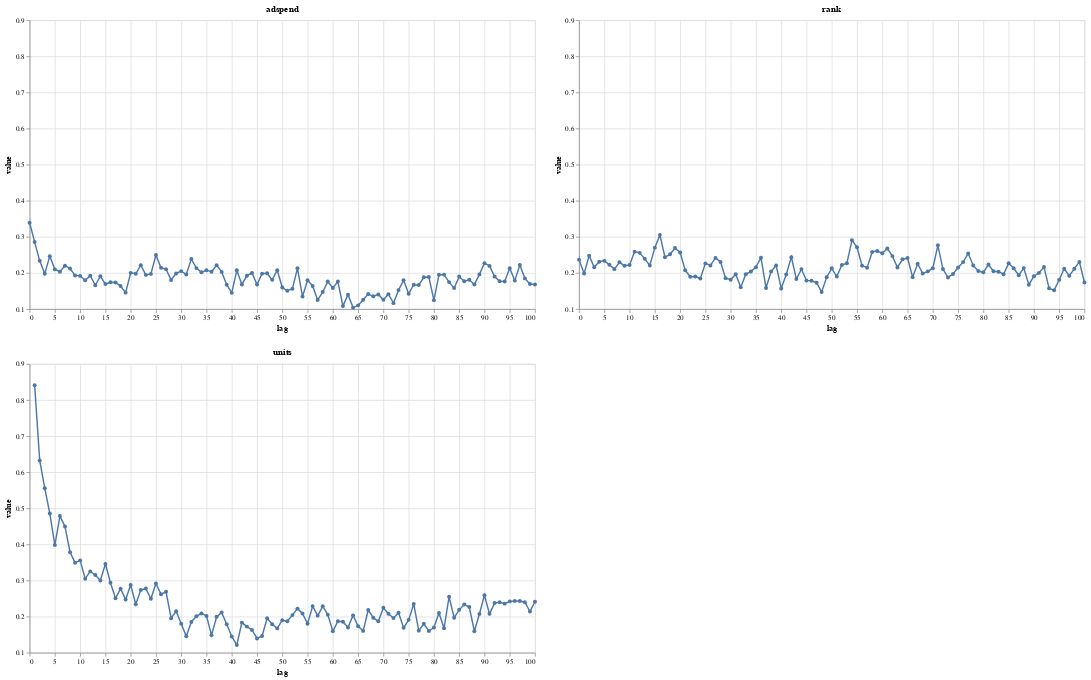

This figure's notebook cell:
### Code cell
chart = alt.Chart(pd.melt(mutual_info_importances, "lag")).mark_line(point=True).encode(
    x=alt.X("lag:Q", scale=alt.Scale(zero=False)),
    y=alt.Y("value:Q", scale=alt.Scale(zero=False))
)

alt.ConcatChart(
    concat=[
      chart.transform_filter(alt.FieldEqualPredicate(field="variable", equal=column)) \
                  .properties(title=column, height=400, width=700)
      for column in columns
    ],
    columns=2
).resolve_axis(
    x="shared",
    y="shared"
).resolve_scale(
    x="shared", 
    y="shared"
)

### Figure 1 — Vega-Lite specification as saved in the notebook (floating-point values rounded to 4 significant figures; data arrays with more than 128 entries replaced by an {"elided": "..."} marker saying what was removed)
{"$schema": "https://vega.github.io/schema/vega-lite/v4.8.1.json", "columns": 2, "concat": [{"encoding": {"x": {"field": "lag", "scale": {"zero": false}, "type": "quantitative"}, "y": {"field": "value", "scale": {"zero": false}, "type": "quantitative"}}, "height": 400, "mark": {"point": true, "type": "line"}, "title": "adspend", "transform": [{"filter": {"equal": "adspend", "field": "variable"}}], "width": 700}, {"encoding": {"x": {"field": "lag", "scale": {"zero": false}, "type": "quantitative"}, "y": {"field": "value", "scale": {"zero": false}, "type": "quantitative"}}, "height": 400, "mark": {"point": true, "type": "line"}, "title": "rank", "transform": [{"filter": {"equal": "rank", "field": "variable"}}], "width": 700}, {"encoding": {"x": {"field": "lag", "scale": {"zero": false}, "type": "quantitative"}, "y": {"field": "value", "scale": {"zero": false}, "type": "quantitative"}}, "height": 400, "mark": {"point": true, "type": "line"}, "title": "units", "transform": [{"filter": {"equal": "units", "field": "variable"}}], "width": 700}], "config": {"view": {"continuousHeight": 300, "continuousWidth": 400}}, "data": {"name": "data-2afa4c5b3d5dda467664879a95c5363f"}, "datasets": {"data-2afa4c5b3d5dda467664879a95c5363f": {"elided": "303 records"}}, "resolve": {"axis": {"x": "shared", "y": "shared"}, "scale": {"x": "shared", "y": "shared"}}}
